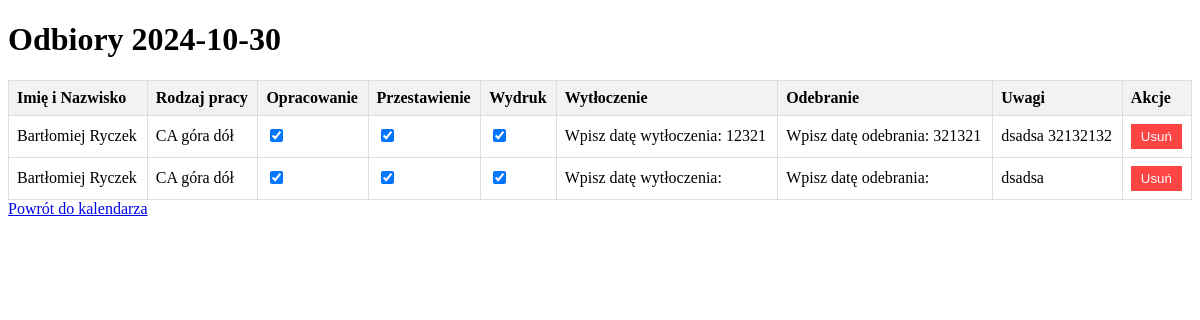
Before: /day/2024-10-30 with the older database file.
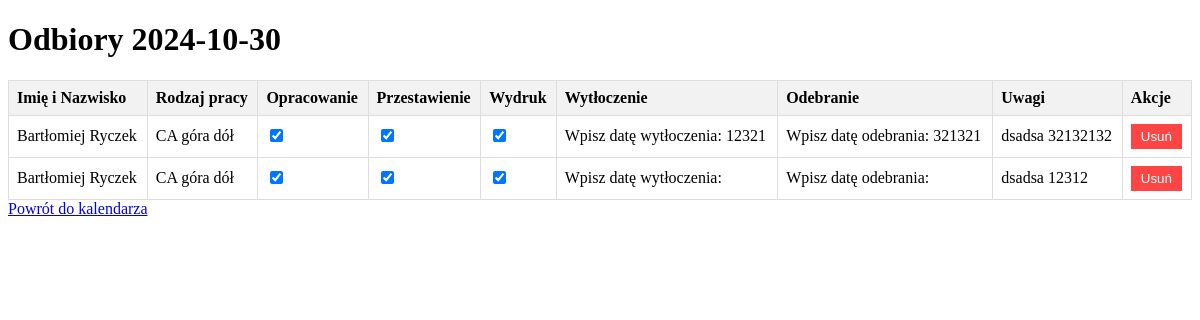
After: the same page with the newer database file.
### app.py (models this page shows)
class Event(db.Model):
    id = db.Column(db.Integer, primary_key=True)
    first_name = db.Column(db.String(100), nullable=False)
    last_name = db.Column(db.String(100), nullable=False)
    date = db.Column(db.String(10), nullable=False)
    description = db.Column(db.String(200), nullable=True)
    opracowanie = db.Column(db.Boolean, default=False)
    przestawienie = db.Column(db.Boolean, default=False)
    wydruk = db.Column(db.Boolean, default=False)
    wytloczenie = db.Column(db.String(200), default="Wpisz datę wytłoczenia: ", nullable=True)
    odebranie = db.Column(db.String(200), default="Wpisz datę odebrania: ", nullable=True)
    uwagi = db.Column(db.String(200), nullable=True)

### app.py (the view)
@app.route('/day/<date>')
def day_view(date):
    events = Event.query.filter_by(date=date).all()
    return render_template('day.html', date=date, events=events)

### templates/day.html (shortened to what this page needs)
<!DOCTYPE html>
<html lang="pl">
<head>
</head>
<body>
    <div id="day-container">
        <h1> Odbiory {{ date }}</h1>
        <table>
            <thead>
                <tr>
                    <th>Imię i Nazwisko</th>
                    <th>Rodzaj pracy</th>
                    <th>Opracowanie</th>
                    <th>Przestawienie</th>
                    <th>Wydruk</th>
                    <th>Wytłoczenie</th>
                    <th>Odebranie</th>
                    <th>Uwagi</th>
                    <th>Akcje</th>
                </tr>
            </thead>
            <tbody>
                {% for event in events %}
                <tr>
                    <td>{{ event.first_name }} {{ event.last_name }}</td>
                    <td>{{ event.description }}</td>
                    <td><input type="checkbox" class="status-checkbox" data-event-id="{{ event.id }}" data-status="opracowanie" {% if event.opracowanie %}checked{% endif %}></td>
                    <td><input type="checkbox" class="status-checkbox" data-event-id="{{ event.id }}" data-status="przestawienie" {% if event.przestawienie %}checked{% endif %}></td>
                    <td><input type="checkbox" class="status-checkbox" data-event-id="{{ event.id }}" data-status="wydruk" {% if event.wydruk %}checked{% endif %}></td>
                    <td><div class="wytloczenie-input" contenteditable="true" data-event-id="{{ event.id }}">{{ event.wytloczenie }}</div></td>
                    <td><div class="odebranie-input" contenteditable="true" data-event-id="{{ event.id }}">{{ event.odebranie }}</div></td>
                    <td><div class="uwagi-content" contenteditable="true" data-event-id="{{ event.id }}">{{ event.uwagi }}</div></td>
                    <td><button class="delete-btn" data-event-id="{{ event.id }}">Usuń</button></td>
                </tr>
                {% endfor %}
            </tbody>
        </table>
        <a href="/">Powrót do kalendarza</a>
    </div>
</body>
</html>

### templates/day.html (style rules this page uses)
table { width: 100%; border-collapse: collapse; }
th, td { border: 1px solid #ddd; padding: 8px; text-align: left; }
th { background-color: #f2f2f2; }
.delete-btn { background-color: #ff4444; color: white; border: none; padding: 5px 10px; cursor: pointer; }

Changed rows visible on the page:
changed Event "Wpisz datę wytłoczenia:": uwagi "dsadsa" → "dsadsa 12312"
